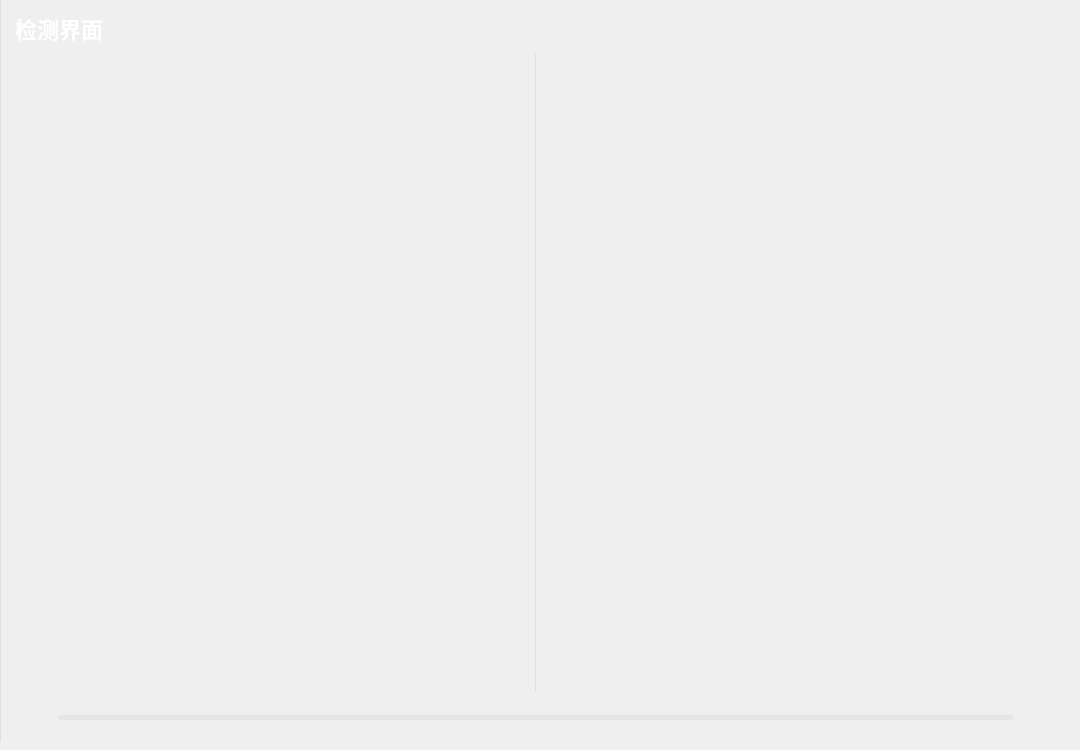
           <widget class="QWidget" name="page">
            <widget class="QGroupBox" name="groupBox_201">
             <property name="geometry">
              <rect>
               <x>0</x>
               <y>0</y>
               <width>1071</width>
               <height>741</height>
              </rect>
             </property>
             <property name="styleSheet">
              <string notr="true">#groupBox_201{
background-color: rgba(95, 95, 95, .6);
border: 0px solid #42adff;
border-left: 1px solid rgba(200, 200, 200,100);
border-right: 0px solid rgba(29, 83, 185, 255);
border-radius:0px;}</string>
             </property>
             <property name="title">
              <string/>
             </property>
             <layout class="QVBoxLayout" name="verticalLayout_4" stretch="0,1,0">
              <property name="topMargin">
               <number>0</number>
              </property>
              <property name="bottomMargin">
               <number>0</number>
              </property>
              <item>
               <widget class="QGroupBox" name="groupBox_3">
                <property name="minimumSize">
                 <size>
                  <width>0</width>
                  <height>42</height>
                 </size>
                </property>
                <property name="maximumSize">
                 <size>
                  <width>16777215</width>
                  <height>42</height>
                 </size>
                </property>
                <property name="styleSheet">
                 <string notr="true">#groupBox_3{
border: 0px solid #42adff;
border-radius:0px;}</string>
                </property>
                <property name="title">
                 <string/>
                </property>
                <layout class="QHBoxLayout" name="horizontalLayout_6">
                 <property name="leftMargin">
                  <number>0</number>
                 </property>
                 <property name="topMargin">
                  <number>0</number>
                 </property>
                 <property name="rightMargin">
                  <number>0</number>
                 </property>
                 <property name="bottomMargin">
                  <number>0</number>
                 </property>
                 <item>
                  <widget class="QLabel" name="label_6">
                   <property name="minimumSize">
                    <size>
                     <width>0</width>
                     <height>0</height>
                    </size>
                   </property>
                   <property name="maximumSize">
                    <size>
                     <width>16777215</width>
                     <height>40</height>
                    </size>
                   </property>
                   <property name="styleSheet">
                    <string notr="true">QLabel
{
	font-size: 22px;
	font-family: &quot;Microsoft YaHei&quot;;
	font-weight: bold;
 		border-radius:9px;
		background:rgba(66, 195, 255, 0);
	color: rgb(255, 255, 255);
}
</string>
                   </property>
                   <property name="text">
                    <string>检测界面</string>
                   </property>
                  </widget>
                 </item>
                 <item>
                  <spacer name="horizontalSpacer_14">
                   <property name="orientation">
                    <enum>Qt::Horizontal</enum>
                   </property>
                   <property name="sizeHint" stdset="0">
                    <size>
                     <width>40</width>
                     <height>20</height>
                    </size>
                   </property>
                  </spacer>
                 </item>
                 <item>
                  <widget class="QLabel" name="fps_label">
                   <property name="minimumSize">
                    <size>
                     <width>100</width>
                     <height>40</height>
                    </size>
                   </property>
                   <property name="maximumSize">
                    <size>
                     <width>100</width>
                     <height>40</height>
                    </size>
                   </property>
                   <property name="styleSheet">
                    <string notr="true">QLabel
{
	font-size: 20px;
	font-family: &quot;Microsoft YaHei&quot;;
	font-weight: bold;
 		border-radius:9px;
		background:rgba(66, 195, 255, 0);
color: rgb(218, 218, 218);
}
</string>
                   </property>
                   <property name="text">
                    <string/>
                   </property>
                   <property name="alignment">
                    <set>Qt::AlignCenter</set>
                   </property>
                  </widget>
                 </item>
                </layout>
               </widget>
              </item>
              <item>
               <widget class="QSplitter" name="splitter">
                <property name="enabled">
                 <bool>true</bool>
                </property>
                <property name="styleSheet">
                 <string notr="true">#splitter::handle{background: 1px solid  rgba(200, 200, 200,100);}</string>
                </property>
                <property name="frameShape">
                 <enum>QFrame::NoFrame</enum>
                </property>
                <property name="lineWidth">
                 <number>10</number>
                </property>
                <property name="orientation">
                 <enum>Qt::Horizontal</enum>
                </property>
                <property name="handleWidth">
                 <number>1</number>
                </property>
                <widget class="Label_click_Mouse" name="raw_video">
                 <property name="enabled">
                  <bool>true</bool>
                 </property>
                 <property name="sizePolicy">
                  <sizepolicy hsizetype="Ignored" vsizetype="Ignored">
                   <horstretch>0</horstretch>
                   <verstretch>0</verstretch>
                  </sizepolicy>
                 </property>
                 <property name="minimumSize">
                  <size>
                   <width>200</width>
                   <height>0</height>
                  </size>
                 </property>
                 <property name="font">
                  <font>
                   <family>微软雅黑</family>
                   <pointsize>36</pointsize>
                  </font>
                 </property>
                 <property name="cursor">
                  <cursorShape>ArrowCursor</cursorShape>
                 </property>
                 <property name="styleSheet">
                  <string notr="true">color: rgb(218, 218, 218);
</string>
                 </property>
                 <property name="text">
                  <string/>
                 </property>
                 <property name="scaledContents">
                  <bool>false</bool>
                 </property>
                 <property name="alignment">
                  <set>Qt::AlignCenter</set>
                 </property>
                </widget>
                <widget class="Label_click_Mouse" name="out_video">
                 <property name="enabled">
                  <bool>true</bool>
                 </property>
                 <property name="sizePolicy">
                  <sizepolicy hsizetype="Ignored" vsizetype="Ignored">
                   <horstretch>0</horstretch>
                   <verstretch>0</verstretch>
                  </sizepolicy>
                 </property>
                 <property name="minimumSize">
                  <size>
                   <width>200</width>
                   <height>0</height>
                  </size>
                 </property>
                 <property name="font">
                  <font>
                   <family>微软雅黑</family>
                   <pointsize>36</pointsize>
                  </font>
                 </property>
                 <property name="cursor">
                  <cursorShape>ArrowCursor</cursorShape>
                 </property>
                 <property name="styleSheet">
                  <string notr="true">color: rgb(218, 218, 218);
</string>
                 </property>
                 <property name="text">
                  <string/>
                 </property>
                 <property name="scaledContents">
                  <bool>false</bool>
                 </property>
                 <property name="alignment">
                  <set>Qt::AlignCenter</set>
                 </property>
                </widget>
               </widget>
              </item>
              <item>
               <layout class="QHBoxLayout" name="horizontalLayout_12">
                <property name="rightMargin">
                 <number>0</number>
                </property>
                <item>
                 <widget class="QPushButton" name="runButton">
                  <property name="minimumSize">
                   <size>
                    <width>40</width>
                    <height>40</height>
                   </size>
                  </property>
                  <property name="styleSheet">
                   <string notr="true">QPushButton {
border-style: solid;
border-width: 0px;
border-radius: 0px;
background-color: rgba(223, 223, 223, 0);
}
QPushButton::focus{outline: none;}
QPushButton::hover {
border-style: solid;
border-width: 0px;
border-radius: 0px;
background-color: rgba(223, 223, 223, 150);}</string>
                  </property>
                  <property name="text">
                   <string/>
                  </property>
                  <property name="icon">
                   <iconset resource="../apprcc.qrc">
                    <normaloff>:/img/icon/运行.png</normaloff>
                    <normalon>:/img/icon/暂停.png</normalon>
                    <disabledoff>:/img/icon/运行.png</disabledoff>
                    <disabledon>:/img/icon/暂停.png</disabledon>
                    <activeoff>:/img/icon/运行.png</activeoff>
                    <activeon>:/img/icon/暂停.png</activeon>
                    <selectedoff>:/img/icon/运行.png</selectedoff>
                    <selectedon>:/img/icon/暂停.png</selectedon>:/img/icon/运行.png</iconset>
                  </property>
                  <property name="iconSize">
                   <size>
                    <width>30</width>
                    <height>30</height>
                   </size>
                  </property>
                  <property name="checkable">
                   <bool>true</bool>
                  </property>
                 </widget>
                </item>
                <item>
                 <widget class="QProgressBar" name="progressBar">
                  <property name="maximumSize">
                   <size>
                    <width>16777215</width>
                    <height>5</height>
                   </size>
                  </property>
                  <property name="styleSheet">
                   <string notr="true">QProgressBar{ color: rgb(255, 255, 255); font:12pt; border-radius:2px; text-align:center; border:none; background-color: rgba(215, 215, 215,100);} 
QProgressBar:chunk{ border-radius:0px; background: rgba(55, 55, 55, 200);}</string>
                  </property>
                  <property name="maximum">
                   <number>1000</number>
                  </property>
                  <property name="value">
                   <number>0</number>
                  </property>
                  <property name="textVisible">
                   <bool>false</bool>
                  </property>
                 </widget>
                </item>
                <item>
                 <widget class="QPushButton" name="stopButton">
                  <property name="minimumSize">
                   <size>
                    <width>40</width>
                    <height>40</height>
                   </size>
                  </property>
                  <property name="styleSheet">
                   <string notr="true">QPushButton {
border-style: solid;
border-width: 0px;
border-radius: 0px;
background-color: rgba(223, 223, 223, 0);
}
QPushButton::focus{outline: none;}
QPushButton::hover {
border-style: solid;
border-width: 0px;
border-radius: 0px;
background-color: rgba(223, 223, 223, 150);}</string>
                  </property>
                  <property name="text">
                   <string/>
                  </property>
                  <property name="icon">
                   <iconset resource="../apprcc.qrc">
                    <normaloff>:/img/icon/终止.png</normaloff>:/img/icon/终止.png</iconset>
                  </property>
                  <property name="iconSize">
                   <size>
                    <width>30</width>
                    <height>30</height>
                   </size>
                  </property>
                 </widget>
                </item>
               </layout>
              </item>
             </layout>
            </widget>
           </widget>
